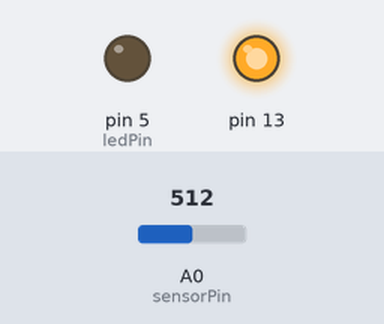
The sketch below on a simulated Arduino Uno, built with avr-gcc and run on an emulated ATmega328P. Shown: output pins drawn as LEDs (lit = HIGH). The inputs (shaded band) are chosen by the test bench; at power-on: A0 (sensorPin) = 512.

Above: at 0.1 s.
At 6.2 s:
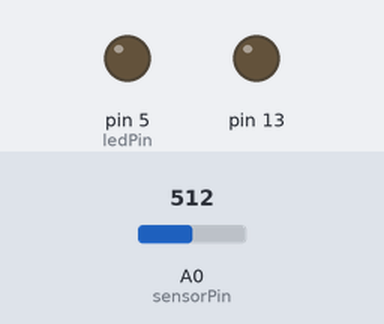
6.3 s: A0 (sensorPin) set to 306
Timing chart, 0 to 9.3 s (numbered marks = the images above; inputs shaded):
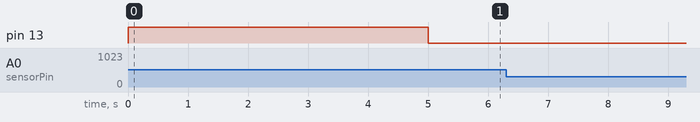

The sketch:

calibrate_toilet_top_3_feb.ino
```cpp
const int sensorPin = A0;    // pin that the sensor is attached to
const int pirsensorPin = 9;
const int ledPin = 5;        // pin that the LED is attached to
const int relayPin = 7;


// variables:
int sensorValue = 0;         // the sensor value
int sensorMin = 1023;        // minimum sensor value
int sensorMax = 0;           // maximum sensor value


void setup() {
  // turn on LED to signal the start of the calibration period:
  pinMode(13, OUTPUT);
  digitalWrite(13, HIGH);

  // calibrate during the first five seconds
  while (millis() < 5000) {
    sensorValue = analogRead(sensorPin);

    // record the maximum sensor value
    if (sensorValue > sensorMax) {
      sensorMax = sensorValue;
    }

    // record the minimum sensor value
    if (sensorValue < sensorMin) {
      sensorMin = sensorValue;
    }
  }

  // signal the end of the calibration period
  digitalWrite(13, LOW);
}

void loop() {
  // read the sensor:
  sensorValue = analogRead(sensorPin);

  // apply the calibration to the sensor reading
  sensorValue = map(sensorValue, sensorMin, sensorMax, 0, 255);

  // in case the sensor value is outside the range seen during calibration
  sensorValue = constrain(sensorValue, 0, 255);

  // fade the LED using the calibrated value:
  analogWrite(ledPin, sensorValue);

  start();

}
void start(){
  digitalWrite(relayPin,HIGH);
  digitalWrite(ledPin,LOW);
  Serial.println("start calibrate = ");
  Serial.println(sensorValue);
  delay(500);
}
```
